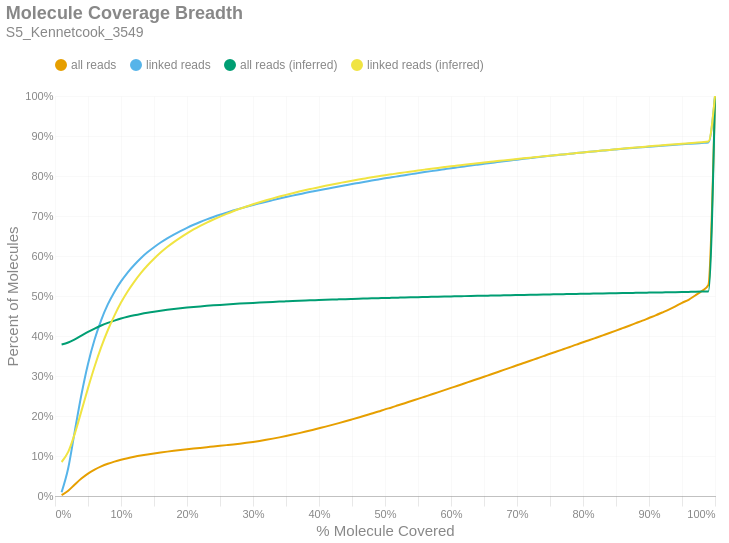

The notebook cell saved with this chart:
### Markdown cell above
### Molecule Read Coverage
This chart shows molecule coverage breadth as computed by the number of bases aligned to that molecule. In other words, "*how much of each unique long molecule is actually sequenced/aligned?*" Keep in mind there is a distinction between sequences and alignments, since some sequences belonging to a particular molecule may not align well and wouldn't appear in the alignment data. This chart also shows molecule coverage breadth as computed by the *inferred fragment* from which the aligned sequences originate. Unlike read coverage, this calculation takes into account the total insert size, including unsequenced gaps between the forward and reverse reads. Like the previous figures, these are cumulative percents.

### Code cell
if SKIPLR:
    print_html(f"Skipped")
else:
    binned_df = consolidated_hist(valids['coverage_bp'], mask, 0.01, True)
    binned_df_inf = consolidated_hist(valids['coverage_inserts'], mask, 0.01, True)
    binned_df = binned_df.with_columns(pl.lit(binned_df_inf['all reads (cumsum)']).alias('all reads (inferred)'))
    binned_df = binned_df.with_columns(pl.lit(binned_df_inf['linked reads (cumsum)']).alias('linked reads (inferred)'))
    binned_df = binned_df.with_columns(
        (pl.col('bin').cast(pl.Float64) + 0.01).alias('right_edge')
    )

    with SafeRender(binned_df):
        (
            density_plot(binned_df, 'Molecule Coverage Breadth', samplename, 'molcov', ['all reads (inferred)','linked reads (inferred)'])
            .encode(
                #x=alt.X('bin:Q', title="% Molecule Covered").axis(format = '%').scale(padding=0),
                x=alt.X('right_edge:Q', title="% Molecule Covered").axis(format='%').scale(padding=0),
                y=alt.Y('value:Q', title='Percent of Molecules')
                    .axis(format='%')
                    .stack(False)
                    .scale(domainMin=0, padding=0),
                color=alt.Color("key:N").scale(domain = ["all reads", "linked reads", "all reads (inferred)", "linked reads (inferred)"]),
                tooltip = [
                    alt.Tooltip("key:N", title = "Data Type"),
                    alt.Tooltip("range_label:N", title="% Molecule Covered"),
                    alt.Tooltip("value:Q", format = ".2%", title="% Molecules")
                ]
            )
        ).display()

### Figure 1 — Vega-Lite specification as saved in the notebook (floating-point values rounded to 4 significant figures)
{"width": "container", "height": 400, "config": {"title": {"anchor": "start", "dy": -15, "fontSize": 18, "color": "#888888", "subtitleColor": "#888888", "subtitleFontSize": 14}, "arc": {"fill": "#0072B2"}, "axis": {"domainColor": "#888888", "domainWidth": 0.5, "gridWidth": 0.2, "grid": false, "titleFontWeight": 400, "titleFontSize": 15, "labelFontSize": 11, "labelColor": "#888888", "tickColor": "#888888", "tickWidth": 0.2, "titleColor": "#888888"}, "axisBand": {"grid": false}, "axisX": {"grid": true, "tickSize": 10, "domainCap": "round"}, "axisY": {"domain": false, "grid": true, "tickSize": 0, "domainCap": "round"}, "background": "transparent", "header": {"labelFontSize": 15, "labelColor": "#888888", "titleFontSize": 15, "titleFontWeight": 600, "titleColor": "#888888"}, "legend": {"labelFont": "sans-serif", "labelFontSize": 12, "labelColor": "#888888", "symbolSize": 100, "symbolType": "circle", "titleFontSize": 12, "titlePadding": 10, "titleColor": "#888888", "title": null, "orient": "top"}, "range": {"category": ["#E69F00", "#56B4E9", "#009E73", "#F0E442", "#0072B2", "#D55E00", "#CC79A7", "#000000"], "diverging": ["#cfe8f3", "#a2d4ec", "#73bfe2", "#46abdb", "#1696d2", "#12719e"]}, "area": {"fill": "#0072B2", "fillOpacity": 0.7, "line": true, "strokeOpacity": 0.7}, "line": {"color": "#0072B2", "stroke": "#0072B2", "strokeWidth": 2}, "trail": {"color": "#0072B2", "stroke": "#0072B2", "strokeWidth": 0, "size": 1}, "point": {"filled": true, "fillOpacity": 1.0, "size": 95}, "text": {"color": "#888888", "fontSize": 11, "align": "right", "fontWeight": 400, "size": 11}, "bar": {"fill": "#0072B2", "stroke": null}, "view": {"stroke": null, "continuousWidth": 660, "continuousHeight": 400}}, "data": {"name": "data-6cfed5e309cad790a5e7ebc6bcaf04eb"}, "mark": {"type": "line", "interpolate": "monotone", "point": {"opacity": 0, "size": 275}}, "encoding": {"color": {"field": "key", "scale": {"domain": ["all reads", "linked reads", "all reads (inferred)", "linked reads (inferred)"]}, "type": "nominal"}, "tooltip": [{"field": "key", "title": "Data Type", "type": "nominal"}, {"field": "range_label", "title": "% Molecule Covered", "type": "nominal"}, {"field": "value", "format": ".2%", "title": "% Molecules", "type": "quantitative"}], "x": {"axis": {"format": "%"}, "field": "right_edge", "scale": {"padding": 0}, "title": "% Molecule Covered", "type": "quantitative"}, "y": {"axis": {"format": "%"}, "field": "value", "scale": {"domainMin": 0, "padding": 0}, "stack": false, "title": "Percent of Molecules", "type": "quantitative"}}, "params": [{"name": "param_c36ac31b6afebe62", "select": {"type": "point", "fields": ["key"]}, "bind": "legend"}], "title": {"text": "Molecule Coverage Breadth", "subtitle": "S5_Kennetcook_3549"}, "transform": [{"fold": ["all reads (cumsum)", "linked reads (cumsum)", "all reads (inferred)", "linked reads (inferred)"]}, {"calculate": "replace(datum.key, ' (cumsum)', '')", "as": "key"}, {"filter": {"param": "param_c36ac31b6afebe62"}}], "usermeta": {"embedOptions": {"downloadFileName": "S5_Kennetcook_3549.molcov"}}, "$schema": "https://vega.github.io/schema/vega-lite/v6.1.0.json", "datasets": {"data-6cfed5e309cad790a5e7ebc6bcaf04eb": [{"bin": "0.0", "interval": "0.0-0.01", "all reads": 0.002421, "linked reads": 0.009488, "all reads (cumsum)": 0.002421, "linked reads (cumsum)": 0.009488, "range_label": "0.0-0.01", "all reads (inferred)": 0.3786, "linked reads (inferred)": 0.08502, "right_edge": 0.01}, {"bin": "0.01", "interval": "0.01-0.02", "all reads": 0.01086, "linked reads": 0.05977, "all reads (cumsum)": 0.01329, "linked reads (cumsum)": 0.06926, "range_label": "0.01-0.02", "all reads (inferred)": 0.3838, "linked reads (inferred)": 0.1102, "right_edge": 0.02}, {"bin": "0.02", "interval": "0.02-0.03", "all reads": 0.01545, "linked reads": 0.09298, "all reads (cumsum)": 0.02873, "linked reads (cumsum)": 0.1622, "range_label": "0.02-0.03", "all reads (inferred)": 0.3917, "linked reads (inferred)": 0.1561, "right_edge": 0.03}, {"bin": "0.03", "interval": "0.03-0.04", "all reads": 0.01481, "linked reads": 0.09098, "all reads (cumsum)": 0.04355, "linked reads (cumsum)": 0.2532, "range_label": "0.03-0.04", "all reads (inferred)": 0.4009, "linked reads (inferred)": 0.2122, "right_edge": 0.04}, {"bin": "0.04", "interval": "0.04-0.05", "all reads": 0.01246, "linked reads": 0.07686, "all reads (cumsum)": 0.056, "linked reads (cumsum)": 0.3301, "range_label": "0.04-0.05", "all reads (inferred)": 0.4101, "linked reads (inferred)": 0.2697, "right_edge": 0.05}, {"bin": "0.05", "interval": "0.05-0.06", "all reads": 0.009967, "linked reads": 0.06099, "all reads (cumsum)": 0.06597, "linked reads (cumsum)": 0.3911, "range_label": "0.05-0.06", "all reads (inferred)": 0.4186, "linked reads (inferred)": 0.3239, "right_edge": 0.06}, {"bin": "0.06", "interval": "0.06-0.07", "all reads": 0.00804, "linked reads": 0.0487, "all reads (cumsum)": 0.07401, "linked reads (cumsum)": 0.4398, "range_label": "0.06-0.07", "all reads (inferred)": 0.4262, "linked reads (inferred)": 0.3722, "right_edge": 0.07}, {"bin": "0.07", "interval": "0.07-0.08", "all reads": 0.006541, "linked reads": 0.03913, "all reads (cumsum)": 0.08055, "linked reads (cumsum)": 0.4789, "range_label": "0.07-0.08", "all reads (inferred)": 0.4328, "linked reads (inferred)": 0.4144, "right_edge": 0.08}, {"bin": "0.08", "interval": "0.08-0.09", "all reads": 0.005357, "linked reads": 0.03136, "all reads (cumsum)": 0.08591, "linked reads (cumsum)": 0.5103, "range_label": "0.08-0.09", "all reads (inferred)": 0.4385, "linked reads (inferred)": 0.4511, "right_edge": 0.09}, {"bin": "0.09", "interval": "0.09-0.1", "all reads": 0.004579, "linked reads": 0.02615, "all reads (cumsum)": 0.09049, "linked reads (cumsum)": 0.5364, "range_label": "0.09-0.1", "all reads (inferred)": 0.4436, "linked reads (inferred)": 0.4835, "right_edge": 0.1}, {"bin": "0.1", "interval": "0.1-0.11", "all reads": 0.003971, "linked reads": 0.0223, "all reads (cumsum)": 0.09446, "linked reads (cumsum)": 0.5587, "range_label": "0.1-0.11", "all reads (inferred)": 0.448, "linked reads (inferred)": 0.5114, "right_edge": 0.11}, {"bin": "0.11", "interval": "0.11-0.12", "all reads": 0.003473, "linked reads": 0.01892, "all reads (cumsum)": 0.09793, "linked reads (cumsum)": 0.5776, "range_label": "0.11-0.12", "all reads (inferred)": 0.4518, "linked reads (inferred)": 0.5355, "right_edge": 0.12}, {"bin": "0.12", "interval": "0.12-0.13", "all reads": 0.003132, "linked reads": 0.01682, "all reads (cumsum)": 0.1011, "linked reads (cumsum)": 0.5944, "range_label": "0.12-0.13", "all reads (inferred)": 0.4552, "linked reads (inferred)": 0.5572, "right_edge": 0.13}, {"bin": "0.13", "interval": "0.13-0.14", "all reads": 0.002796, "linked reads": 0.01471, "all reads (cumsum)": 0.1039, "linked reads (cumsum)": 0.6092, "range_label": "0.13-0.14", "all reads (inferred)": 0.4582, "linked reads (inferred)": 0.5762, "right_edge": 0.14}, {"bin": "0.14", "interval": "0.14-0.15", "all reads": 0.002515, "linked reads": 0.01278, "all reads (cumsum)": 0.1064, "linked reads (cumsum)": 0.6219, "range_label": "0.14-0.15", "all reads (inferred)": 0.4609, "linked reads (inferred)": 0.5931, "right_edge": 0.15}, {"bin": "0.15", "interval": "0.15-0.16", "all reads": 0.002373, "linked reads": 0.01178, "all reads (cumsum)": 0.1087, "linked reads (cumsum)": 0.6337, "range_label": "0.15-0.16", "all reads (inferred)": 0.4633, "linked reads (inferred)": 0.6086, "right_edge": 0.16}, {"bin": "0.16", "interval": "0.16-0.17", "all reads": 0.002173, "linked reads": 0.01057, "all reads (cumsum)": 0.1109, "linked reads (cumsum)": 0.6443, "range_label": "0.16-0.17", "all reads (inferred)": 0.4655, "linked reads (inferred)": 0.6224, "right_edge": 0.17}, {"bin": "0.17", "interval": "0.17-0.18", "all reads": 0.002011, "linked reads": 0.009441, "all reads (cumsum)": 0.1129, "linked reads (cumsum)": 0.6537, "range_label": "0.17-0.18", "all reads (inferred)": 0.4675, "linked reads (inferred)": 0.6348, "right_edge": 0.18}, {"bin": "0.18", "interval": "0.18-0.19", "all reads": 0.001915, "linked reads": 0.008649, "all reads (cumsum)": 0.1148, "linked reads (cumsum)": 0.6624, "range_label": "0.18-0.19", "all reads (inferred)": 0.4693, "linked reads (inferred)": 0.6461, "right_edge": 0.19}, {"bin": "0.19", "interval": "0.19-0.2", "all reads": 0.001869, "linked reads": 0.008181, "all reads (cumsum)": 0.1167, "linked reads (cumsum)": 0.6706, "range_label": "0.19-0.2", "all reads (inferred)": 0.471, "linked reads (inferred)": 0.6566, "right_edge": 0.2}, {"bin": "0.2", "interval": "0.2-0.21", "all reads": 0.001809, "linked reads": 0.007485, "all reads (cumsum)": 0.1185, "linked reads (cumsum)": 0.678, "range_label": "0.2-0.21", "all reads (inferred)": 0.4726, "linked reads (inferred)": 0.6663, "right_edge": 0.21}, {"bin": "0.21", "interval": "0.21-0.22", "all reads": 0.001748, "linked reads": 0.00692, "all reads (cumsum)": 0.1203, "linked reads (cumsum)": 0.685, "range_label": "0.21-0.22", "all reads (inferred)": 0.474, "linked reads (inferred)": 0.6752, "right_edge": 0.22}, {"bin": "0.22", "interval": "0.22-0.23", "all reads": 0.001723, "linked reads": 0.00647, "all reads (cumsum)": 0.122, "linked reads (cumsum)": 0.6914, "range_label": "0.22-0.23", "all reads (inferred)": 0.4754, "linked reads (inferred)": 0.6836, "right_edge": 0.23}, {"bin": "0.23", "interval": "0.23-0.24", "all reads": 0.001701, "linked reads": 0.006031, "all reads (cumsum)": 0.1237, "linked reads (cumsum)": 0.6975, "range_label": "0.23-0.24", "all reads (inferred)": 0.4766, "linked reads (inferred)": 0.6913, "right_edge": 0.24}, {"bin": "0.24", "interval": "0.24-0.25", "all reads": 0.001725, "linked reads": 0.005676, "all reads (cumsum)": 0.1254, "linked reads (cumsum)": 0.7031, "range_label": "0.24-0.25", "all reads (inferred)": 0.4778, "linked reads (inferred)": 0.6985, "right_edge": 0.25}, {"bin": "0.25", "interval": "0.25-0.26", "all reads": 0.001753, "linked reads": 0.005316, "all reads (cumsum)": 0.1272, "linked reads (cumsum)": 0.7085, "range_label": "0.25-0.26", "all reads (inferred)": 0.4789, "linked reads (inferred)": 0.7054, "right_edge": 0.26}, {"bin": "0.26", "interval": "0.26-0.27", "all reads": 0.001784, "linked reads": 0.005145, "all reads (cumsum)": 0.129, "linked reads (cumsum)": 0.7136, "range_label": "0.26-0.27", "all reads (inferred)": 0.48, "linked reads (inferred)": 0.7119, "right_edge": 0.27}, {"bin": "0.27", "interval": "0.27-0.28", "all reads": 0.00189, "linked reads": 0.004906, "all reads (cumsum)": 0.1308, "linked reads (cumsum)": 0.7185, "range_label": "0.27-0.28", "all reads (inferred)": 0.481, "linked reads (inferred)": 0.7181, "right_edge": 0.28}, {"bin": "0.28", "interval": "0.28-0.29", "all reads": 0.002049, "linked reads": 0.004657, "all reads (cumsum)": 0.1329, "linked reads (cumsum)": 0.7232, "range_label": "0.28-0.29", "all reads (inferred)": 0.4819, "linked reads (inferred)": 0.7238, "right_edge": 0.29}, {"bin": "0.29", "interval": "0.29-0.3", "all reads": 0.002304, "linked reads": 0.004408, "all reads (cumsum)": 0.1352, "linked reads (cumsum)": 0.7276, "range_label": "0.29-0.3", "all reads (inferred)": 0.4828, "linked reads (inferred)": 0.7293, "right_edge": 0.3}, {"bin": "0.3", "interval": "0.3-0.31", "all reads": 0.002508, "linked reads": 0.004175, "all reads (cumsum)": 0.1377, "linked reads (cumsum)": 0.7317, "range_label": "0.3-0.31", "all reads (inferred)": 0.4836, "linked reads (inferred)": 0.7345, "right_edge": 0.31}, {"bin": "0.31", "interval": "0.31-0.32", "all reads": 0.002764, "linked reads": 0.004098, "all reads (cumsum)": 0.1405, "linked reads (cumsum)": 0.7358, "range_label": "0.31-0.32", "all reads (inferred)": 0.4845, "linked reads (inferred)": 0.7394, "right_edge": 0.32}, {"bin": "0.32", "interval": "0.32-0.33", "all reads": 0.002949, "linked reads": 0.003826, "all reads (cumsum)": 0.1434, "linked reads (cumsum)": 0.7397, "range_label": "0.32-0.33", "all reads (inferred)": 0.4853, "linked reads (inferred)": 0.7441, "right_edge": 0.33}, {"bin": "0.33", "interval": "0.33-0.34", "all reads": 0.003149, "linked reads": 0.00385, "all reads (cumsum)": 0.1466, "linked reads (cumsum)": 0.7435, "range_label": "0.33-0.34", "all reads (inferred)": 0.486, "linked reads (inferred)": 0.7486, "right_edge": 0.34}, {"bin": "0.34", "interval": "0.34-0.35", "all reads": 0.003387, "linked reads": 0.003859, "all reads (cumsum)": 0.15, "linked reads (cumsum)": 0.7474, "range_label": "0.34-0.35", "all reads (inferred)": 0.4867, "linked reads (inferred)": 0.7528, "right_edge": 0.35}, {"bin": "0.35", "interval": "0.35-0.36", "all reads": 0.003556, "linked reads": 0.003608, "all reads (cumsum)": 0.1535, "linked reads (cumsum)": 0.751, "range_label": "0.35-0.36", "all reads (inferred)": 0.4874, "linked reads (inferred)": 0.757, "right_edge": 0.36}, {"bin": "0.36", "interval": "0.36-0.37", "all reads": 0.003662, "linked reads": 0.003419, "all reads (cumsum)": 0.1572, "linked reads (cumsum)": 0.7544, "range_label": "0.36-0.37", "all reads (inferred)": 0.4881, "linked reads (inferred)": 0.761, "right_edge": 0.37}, {"bin": "0.37", "interval": "0.37-0.38", "all reads": 0.003841, "linked reads": 0.003467, "all reads (cumsum)": 0.161, "linked reads (cumsum)": 0.7579, "range_label": "0.37-0.38", "all reads (inferred)": 0.4887, "linked reads (inferred)": 0.7648, "right_edge": 0.38}, {"bin": "0.38", "interval": "0.38-0.39", "all reads": 0.003992, "linked reads": 0.003316, "all reads (cumsum)": 0.165, "linked reads (cumsum)": 0.7612, "range_label": "0.38-0.39", "all reads (inferred)": 0.4893, "linked reads (inferred)": 0.7684, "right_edge": 0.39}, {"bin": "0.39", "interval": "0.39-0.4", "all reads": 0.004176, "linked reads": 0.003247, "all reads (cumsum)": 0.1692, "linked reads (cumsum)": 0.7644, "range_label": "0.39-0.4", "all reads (inferred)": 0.4899, "linked reads (inferred)": 0.772, "right_edge": 0.4}, {"bin": "0.4", "interval": "0.4-0.41", "all reads": 0.004196, "linked reads": 0.003145, "all reads (cumsum)": 0.1734, "linked reads (cumsum)": 0.7676, "range_label": "0.4-0.41", "all reads (inferred)": 0.4905, "linked reads (inferred)": 0.7755, "right_edge": 0.41}, {"bin": "0.41", "interval": "0.41-0.42", "all reads": 0.004375, "linked reads": 0.003175, "all reads (cumsum)": 0.1778, "linked reads (cumsum)": 0.7708, "range_label": "0.41-0.42", "all reads (inferred)": 0.4911, "linked reads (inferred)": 0.7789, "right_edge": 0.42}, {"bin": "0.42", "interval": "0.42-0.43", "all reads": 0.004512, "linked reads": 0.003109, "all reads (cumsum)": 0.1823, "linked reads (cumsum)": 0.7739, "range_label": "0.42-0.43", "all reads (inferred)": 0.4916, "linked reads (inferred)": 0.782, "right_edge": 0.43}, {"bin": "0.43", "interval": "0.43-0.44", "all reads": 0.004598, "linked reads": 0.003059, "all reads (cumsum)": 0.1869, "linked reads (cumsum)": 0.7769, "range_label": "0.43-0.44", "all reads (inferred)": 0.4921, "linked reads (inferred)": 0.7852, "right_edge": 0.44}, {"bin": "0.44", "interval": "0.44-0.45", "all reads": 0.004747, "linked reads": 0.003024, "all reads (cumsum)": 0.1916, "linked reads (cumsum)": 0.7799, "range_label": "0.44-0.45", "all reads (inferred)": 0.4927, "linked reads (inferred)": 0.7883, "right_edge": 0.45}, {"bin": "0.45", "interval": "0.45-0.46", "all reads": 0.004815, "linked reads": 0.002823, "all reads (cumsum)": 0.1964, "linked reads (cumsum)": 0.7828, "range_label": "0.45-0.46", "all reads (inferred)": 0.4932, "linked reads (inferred)": 0.7912, "right_edge": 0.46}, {"bin": "0.46", "interval": "0.46-0.47", "all reads": 0.004862, "linked reads": 0.00284, "all reads (cumsum)": 0.2013, "linked reads (cumsum)": 0.7856, "range_label": "0.46-0.47", "all reads (inferred)": 0.4936, "linked reads (inferred)": 0.7939, "right_edge": 0.47}, {"bin": "0.47", "interval": "0.47-0.48", "all reads": 0.004988, "linked reads": 0.002871, "all reads (cumsum)": 0.2063, "linked reads (cumsum)": 0.7885, "range_label": "0.47-0.48", "all reads (inferred)": 0.4941, "linked reads (inferred)": 0.7966, "right_edge": 0.48}, {"bin": "0.48", "interval": "0.48-0.49", "all reads": 0.004883, "linked reads": 0.002808, "all reads (cumsum)": 0.2112, "linked reads (cumsum)": 0.7913, "range_label": "0.48-0.49", "all reads (inferred)": 0.4945, "linked reads (inferred)": 0.7992, "right_edge": 0.49}, {"bin": "0.49", "interval": "0.49-0.5", "all reads": 0.005472, "linked reads": 0.002901, "all reads (cumsum)": 0.2166, "linked reads (cumsum)": 0.7942, "range_label": "0.49-0.5", "all reads (inferred)": 0.495, "linked reads (inferred)": 0.8019, "right_edge": 0.5}, {"bin": "0.5", "interval": "0.5-0.51", "all reads": 0.004775, "linked reads": 0.002554, "all reads (cumsum)": 0.2214, "linked reads (cumsum)": 0.7967, "range_label": "0.5-0.51", "all reads (inferred)": 0.4954, "linked reads (inferred)": 0.8043, "right_edge": 0.51}, {"bin": "0.51", "interval": "0.51-0.52", "all reads": 0.005369, "linked reads": 0.002652, "all reads (cumsum)": 0.2268, "linked reads (cumsum)": 0.7994, "range_label": "0.51-0.52", "all reads (inferred)": 0.4959, "linked reads (inferred)": 0.8067, "right_edge": 0.52}, {"bin": "0.52", "interval": "0.52-0.53", "all reads": 0.00524, "linked reads": 0.002642, "all reads (cumsum)": 0.232, "linked reads (cumsum)": 0.802, "range_label": "0.52-0.53", "all reads (inferred)": 0.4963, "linked reads (inferred)": 0.8091, "right_edge": 0.53}, {"bin": "0.53", "interval": "0.53-0.54", "all reads": 0.005405, "linked reads": 0.002665, "all reads (cumsum)": 0.2374, "linked reads (cumsum)": 0.8047, "range_label": "0.53-0.54", "all reads (inferred)": 0.4967, "linked reads (inferred)": 0.8114, "right_edge": 0.54}, {"bin": "0.54", "interval": "0.54-0.55", "all reads": 0.005278, "linked reads": 0.002512, "all reads (cumsum)": 0.2427, "linked reads (cumsum)": 0.8072, "range_label": "0.54-0.55", "all reads (inferred)": 0.4971, "linked reads (inferred)": 0.8137, "right_edge": 0.55}, {"bin": "0.55", "interval": "0.55-0.56", "all reads": 0.00547, "linked reads": 0.002509, "all reads (cumsum)": 0.2482, "linked reads (cumsum)": 0.8097, "range_label": "0.55-0.56", "all reads (inferred)": 0.4975, "linked reads (inferred)": 0.8159, "right_edge": 0.56}, {"bin": "0.56", "interval": "0.56-0.57", "all reads": 0.005488, "linked reads": 0.002464, "all reads (cumsum)": 0.2537, "linked reads (cumsum)": 0.8122, "range_label": "0.56-0.57", "all reads (inferred)": 0.4979, "linked reads (inferred)": 0.8181, "right_edge": 0.57}, {"bin": "0.57", "interval": "0.57-0.58", "all reads": 0.005421, "linked reads": 0.002411, "all reads (cumsum)": 0.2591, "linked reads (cumsum)": 0.8146, "range_label": "0.57-0.58", "all reads (inferred)": 0.4983, "linked reads (inferred)": 0.8202, "right_edge": 0.58}, {"bin": "0.58", "interval": "0.58-0.59", "all reads": 0.005509, "linked reads": 0.002378, "all reads (cumsum)": 0.2646, "linked reads (cumsum)": 0.817, "range_label": "0.58-0.59", "all reads (inferred)": 0.4986, "linked reads (inferred)": 0.8222, "right_edge": 0.59}, {"bin": "0.59", "interval": "0.59-0.6", "all reads": 0.005665, "linked reads": 0.002385, "all reads (cumsum)": 0.2703, "linked reads (cumsum)": 0.8194, "range_label": "0.59-0.6", "all reads (inferred)": 0.499, "linked reads (inferred)": 0.8242, "right_edge": 0.6}, {"bin": "0.6", "interval": "0.6-0.61", "all reads": 0.005372, "linked reads": 0.00222, "all reads (cumsum)": 0.2756, "linked reads (cumsum)": 0.8216, "range_label": "0.6-0.61", "all reads (inferred)": 0.4993, "linked reads (inferred)": 0.8261, "right_edge": 0.61}, {"bin": "0.61", "interval": "0.61-0.62", "all reads": 0.005699, "linked reads": 0.00226, "all reads (cumsum)": 0.2813, "linked reads (cumsum)": 0.8238, "range_label": "0.61-0.62", "all reads (inferred)": 0.4997, "linked reads (inferred)": 0.8281, "right_edge": 0.62}, {"bin": "0.62", "interval": "0.62-0.63", "all reads": 0.005571, "linked reads": 0.002286, "all reads (cumsum)": 0.2869, "linked reads (cumsum)": 0.8261, "range_label": "0.62-0.63", "all reads (inferred)": 0.5, "linked reads (inferred)": 0.83, "right_edge": 0.63}, {"bin": "0.63", "interval": "0.63-0.64", "all reads": 0.005609, "linked reads": 0.002205, "all reads (cumsum)": 0.2925, "linked reads (cumsum)": 0.8283, "range_label": "0.63-0.64", "all reads (inferred)": 0.5004, "linked reads (inferred)": 0.8318, "right_edge": 0.64}, {"bin": "0.64", "interval": "0.64-0.65", "all reads": 0.005585, "linked reads": 0.002187, "all reads (cumsum)": 0.2981, "linked reads (cumsum)": 0.8305, "range_label": "0.64-0.65", "all reads (inferred)": 0.5007, "linked reads (inferred)": 0.8337, "right_edge": 0.65}, {"bin": "0.65", "interval": "0.65-0.66", "all reads": 0.00583, "linked reads": 0.002179, "all reads (cumsum)": 0.3039, "linked reads (cumsum)": 0.8327, "range_label": "0.65-0.66", "all reads (inferred)": 0.5011, "linked reads (inferred)": 0.8355, "right_edge": 0.66}, {"bin": "0.66", "interval": "0.66-0.67", "all reads": 0.005617, "linked reads": 0.00207, "all reads (cumsum)": 0.3095, "linked reads (cumsum)": 0.8348, "range_label": "0.66-0.67", "all reads (inferred)": 0.5014, "linked reads (inferred)": 0.8373, "right_edge": 0.67}, {"bin": "0.67", "interval": "0.67-0.68", "all reads": 0.005738, "linked reads": 0.002083, "all reads (cumsum)": 0.3153, "linked reads (cumsum)": 0.8368, "range_label": "0.67-0.68", "all reads (inferred)": 0.5017, "linked reads (inferred)": 0.8391, "right_edge": 0.68}, {"bin": "0.68", "interval": "0.68-0.69", "all reads": 0.005633, "linked reads": 0.002019, "all reads (cumsum)": 0.3209, "linked reads (cumsum)": 0.8389, "range_label": "0.68-0.69", "all reads (inferred)": 0.5021, "linked reads (inferred)": 0.8408, "right_edge": 0.69}, {"bin": "0.69", "interval": "0.69-0.7", "all reads": 0.005825, "linked reads": 0.001956, "all reads (cumsum)": 0.3267, "linked reads (cumsum)": 0.8408, "range_label": "0.69-0.7", "all reads (inferred)": 0.5024, "linked reads (inferred)": 0.8425, "right_edge": 0.7}, {"bin": "0.7", "interval": "0.7-0.71", "all reads": 0.005624, "linked reads": 0.002035, "all reads (cumsum)": 0.3324, "linked reads (cumsum)": 0.8429, "range_label": "0.7-0.71", "all reads (inferred)": 0.5027, "linked reads (inferred)": 0.8441, "right_edge": 0.71}, {"bin": "0.71", "interval": "0.71-0.72", "all reads": 0.005686, "linked reads": 0.001948, "all reads (cumsum)": 0.338, "linked reads (cumsum)": 0.8448, "range_label": "0.71-0.72", "all reads (inferred)": 0.503, "linked reads (inferred)": 0.8457, "right_edge": 0.72}, {"bin": "0.72", "interval": "0.72-0.73", "all reads": 0.005857, "linked reads": 0.001926, "all reads (cumsum)": 0.3439, "linked reads (cumsum)": 0.8467, "range_label": "0.72-0.73", "all reads (inferred)": 0.5033, "linked reads (inferred)": 0.8475, "right_edge": 0.73}, {"bin": "0.73", "interval": "0.73-0.74", "all reads": 0.005689, "linked reads": 0.00185, "all reads (cumsum)": 0.3496, "linked reads (cumsum)": 0.8486, "range_label": "0.73-0.74", "all reads (inferred)": 0.5036, "linked reads (inferred)": 0.8491, "right_edge": 0.74}, {"bin": "0.74", "interval": "0.74-0.75", "all reads": 0.005931, "linked reads": 0.001854, "all reads (cumsum)": 0.3555, "linked reads (cumsum)": 0.8504, "range_label": "0.74-0.75", "all reads (inferred)": 0.5039, "linked reads (inferred)": 0.8507, "right_edge": 0.75}, {"bin": "0.75", "interval": "0.75-0.76", "all reads": 0.005576, "linked reads": 0.001725, "all reads (cumsum)": 0.3611, "linked reads (cumsum)": 0.8522, "range_label": "0.75-0.76", "all reads (inferred)": 0.5042, "linked reads (inferred)": 0.8524, "right_edge": 0.76}, {"bin": "0.76", "interval": "0.76-0.77", "all reads": 0.005733, "linked reads": 0.001699, "all reads (cumsum)": 0.3668, "linked reads (cumsum)": 0.8539, "range_label": "0.76-0.77", "all reads (inferred)": 0.5045, "linked reads (inferred)": 0.854, "right_edge": 0.77}, {"bin": "0.77", "interval": "0.77-0.78", "all reads": 0.005761, "linked reads": 0.001764, "all reads (cumsum)": 0.3726, "linked reads (cumsum)": 0.8556, "range_label": "0.77-0.78", "all reads (inferred)": 0.5049, "linked reads (inferred)": 0.8557, "right_edge": 0.78}, {"bin": "0.78", "interval": "0.78-0.79", "all reads": 0.005726, "linked reads": 0.001612, "all reads (cumsum)": 0.3783, "linked reads (cumsum)": 0.8572, "range_label": "0.78-0.79", "all reads (inferred)": 0.5052, "linked reads (inferred)": 0.8573, "right_edge": 0.79}, {"bin": "0.79", "interval": "0.79-0.8", "all reads": 0.006067, "linked reads": 0.001702, "all reads (cumsum)": 0.3844, "linked reads (cumsum)": 0.8589, "range_label": "0.79-0.8", "all reads (inferred)": 0.5055, "linked reads (inferred)": 0.859, "right_edge": 0.8}, {"bin": "0.8", "interval": "0.8-0.81", "all reads": 0.005533, "linked reads": 0.001493, "all reads (cumsum)": 0.3899, "linked reads (cumsum)": 0.8604, "range_label": "0.8-0.81", "all reads (inferred)": 0.5058, "linked reads (inferred)": 0.8605, "right_edge": 0.81}, {"bin": "0.81", "interval": "0.81-0.82", "all reads": 0.005863, "linked reads": 0.001557, "all reads (cumsum)": 0.3958, "linked reads (cumsum)": 0.862, "range_label": "0.81-0.82", "all reads (inferred)": 0.5061, "linked reads (inferred)": 0.8621, "right_edge": 0.82}, {"bin": "0.82", "interval": "0.82-0.83", "all reads": 0.005913, "linked reads": 0.001512, "all reads (cumsum)": 0.4017, "linked reads (cumsum)": 0.8635, "range_label": "0.82-0.83", "all reads (inferred)": 0.5064, "linked reads (inferred)": 0.8637, "right_edge": 0.83}, {"bin": "0.83", "interval": "0.83-0.84", "all reads": 0.005907, "linked reads": 0.001515, "all reads (cumsum)": 0.4076, "linked reads (cumsum)": 0.865, "range_label": "0.83-0.84", "all reads (inferred)": 0.5067, "linked reads (inferred)": 0.8653, "right_edge": 0.84}, {"bin": "0.84", "interval": "0.84-0.85", "all reads": 0.005962, "linked reads": 0.001427, "all reads (cumsum)": 0.4136, "linked reads (cumsum)": 0.8664, "range_label": "0.84-0.85", "all reads (inferred)": 0.507, "linked reads (inferred)": 0.8668, "right_edge": 0.85}, {"bin": "0.85", "interval": "0.85-0.86", "all reads": 0.006073, "linked reads": 0.001414, "all reads (cumsum)": 0.4196, "linked reads (cumsum)": 0.8679, "range_label": "0.85-0.86", "all reads (inferred)": 0.5073, "linked reads (inferred)": 0.8683, "right_edge": 0.86}, {"bin": "0.86", "interval": "0.86-0.87", "all reads": 0.006098, "linked reads": 0.0014, "all reads (cumsum)": 0.4257, "linked reads (cumsum)": 0.8693, "range_label": "0.86-0.87", "all reads (inferred)": 0.5076, "linked reads (inferred)": 0.8698, "right_edge": 0.87}, {"bin": "0.87", "interval": "0.87-0.88", "all reads": 0.00631, "linked reads": 0.001386, "all reads (cumsum)": 0.432, "linked reads (cumsum)": 0.8706, "range_label": "0.87-0.88", "all reads (inferred)": 0.5079, "linked reads (inferred)": 0.8713, "right_edge": 0.88}, {"bin": "0.88", "interval": "0.88-0.89", "all reads": 0.006283, "linked reads": 0.001394, "all reads (cumsum)": 0.4383, "linked reads (cumsum)": 0.872, "range_label": "0.88-0.89", "all reads (inferred)": 0.5082, "linked reads (inferred)": 0.8727, "right_edge": 0.89}, {"bin": "0.89", "interval": "0.89-0.9", "all reads": 0.006687, "linked reads": 0.001318, "all reads (cumsum)": 0.445, "linked reads (cumsum)": 0.8734, "range_label": "0.89-0.9", "all reads (inferred)": 0.5085, "linked reads (inferred)": 0.8742, "right_edge": 0.9}, {"bin": "0.9", "interval": "0.9-0.91", "all reads": 0.006595, "linked reads": 0.001197, "all reads (cumsum)": 0.4516, "linked reads (cumsum)": 0.8746, "range_label": "0.9-0.91", "all reads (inferred)": 0.5087, "linked reads (inferred)": 0.8755, "right_edge": 0.91}, {"bin": "0.91", "interval": "0.91-0.92", "all reads": 0.007132, "linked reads": 0.001259, "all reads (cumsum)": 0.4587, "linked reads (cumsum)": 0.8758, "range_label": "0.91-0.92", "all reads (inferred)": 0.509, "linked reads (inferred)": 0.8768, "right_edge": 0.92}, {"bin": "0.92", "interval": "0.92-0.93", "all reads": 0.0073, "linked reads": 0.001195, "all reads (cumsum)": 0.466, "linked reads (cumsum)": 0.877, "range_label": "0.92-0.93", "all reads (inferred)": 0.5093, "linked reads (inferred)": 0.878, "right_edge": 0.93}, {"bin": "0.93", "interval": "0.93-0.94", "all reads": 0.007993, "linked reads": 0.001141, "all reads (cumsum)": 0.474, "linked reads (cumsum)": 0.8781, "range_label": "0.93-0.94", "all reads (inferred)": 0.5096, "linked reads (inferred)": 0.8793, "right_edge": 0.94}, {"bin": "0.94", "interval": "0.94-0.95", "all reads": 0.009001, "linked reads": 0.00117, "all reads (cumsum)": 0.483, "linked reads (cumsum)": 0.8793, "range_label": "0.94-0.95", "all reads (inferred)": 0.5099, "linked reads (inferred)": 0.8806, "right_edge": 0.95}, {"bin": "0.95", "interval": "0.95-0.96", "all reads": 0.007561, "linked reads": 0.001123, "all reads (cumsum)": 0.4906, "linked reads (cumsum)": 0.8804, "range_label": "0.95-0.96", "all reads (inferred)": 0.5102, "linked reads (inferred)": 0.8819, "right_edge": 0.96}, {"bin": "0.96", "interval": "0.96-0.97", "all reads": 0.0107, "linked reads": 0.001108, "all reads (cumsum)": 0.5013, "linked reads (cumsum)": 0.8815, "range_label": "0.96-0.97", "all reads (inferred)": 0.5106, "linked reads (inferred)": 0.8833, "right_edge": 0.97}, {"bin": "0.97", "interval": "0.97-0.98", "all reads": 0.01104, "linked reads": 0.001022, "all reads (cumsum)": 0.5123, "linked reads (cumsum)": 0.8826, "range_label": "0.97-0.98", "all reads (inferred)": 0.511, "linked reads (inferred)": 0.8846, "right_edge": 0.98}, {"bin": "0.98", "interval": "0.98-0.99", "all reads": 0.01535, "linked reads": 0.001044, "all reads (cumsum)": 0.5277, "linked reads (cumsum)": 0.8836, "range_label": "0.98-0.99", "all reads (inferred)": 0.5115, "linked reads (inferred)": 0.8862, "right_edge": 0.99}, {"bin": "0.99", "interval": "0.99-1.0", "all reads": 0.4723, "linked reads": 0.1164, "all reads (cumsum)": 1.0, "linked reads (cumsum)": 1.0, "range_label": "0.99-1.0", "all reads (inferred)": 1.0, "linked reads (inferred)": 1.0, "right_edge": 1.0}]}}
